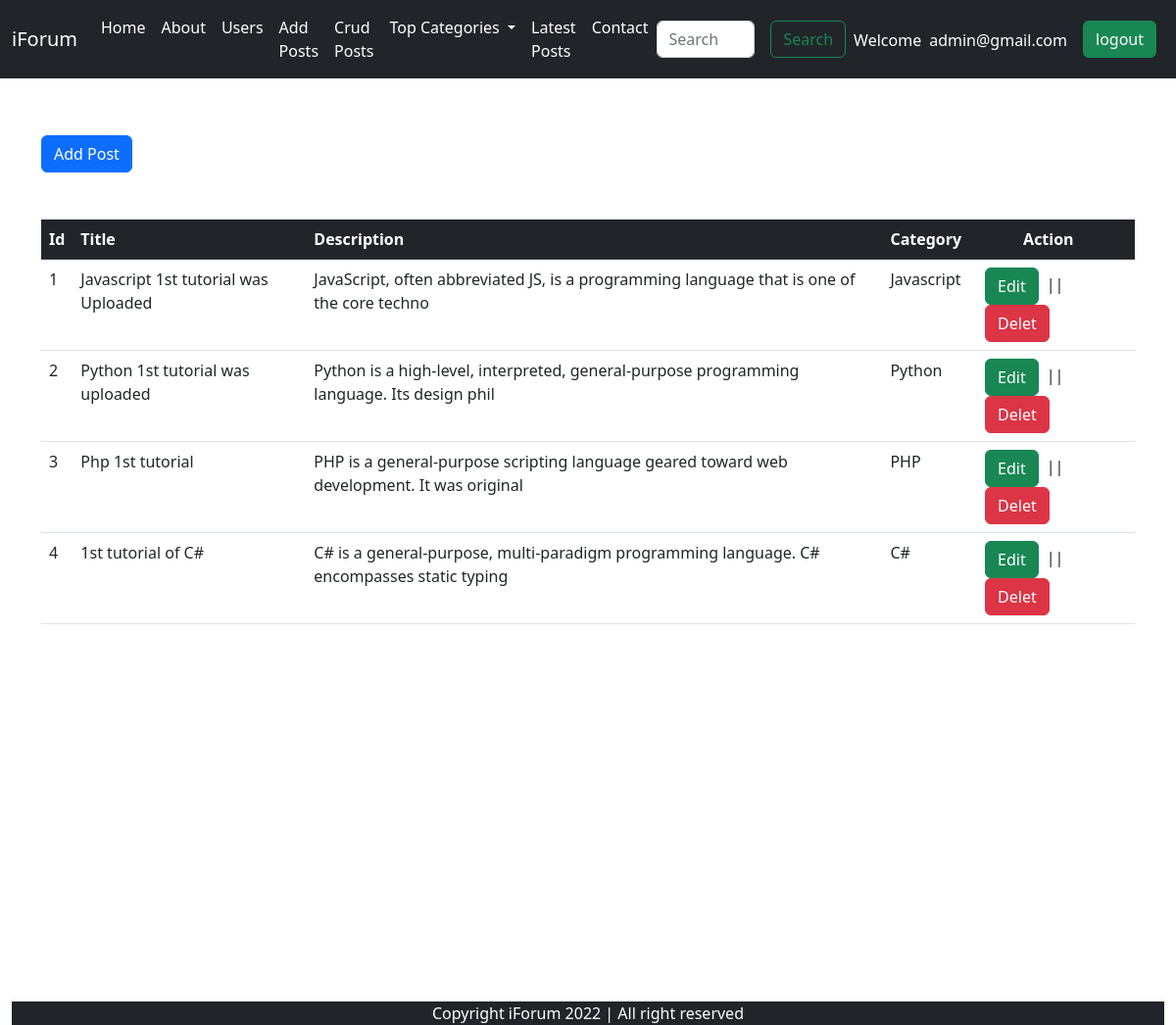
The app's page /crud_post.php (signed in) with its own data.
### tables this page shows
CREATE TABLE `post` (
  `id` int(11) NOT NULL,
  `title` varchar(255) NOT NULL,
  `description` text NOT NULL,
  `category_id` varchar(50) NOT NULL,
  `image` varchar(250) NOT NULL,
  `time` datetime NOT NULL DEFAULT current_timestamp()
);

CREATE TABLE `category` (
  `id` int(11) NOT NULL,
  `category` varchar(255) NOT NULL,
  `description` text NOT NULL,
  `time` datetime NOT NULL DEFAULT current_timestamp()
);

### crud_post.php (the view, shortened to what this page needs)
<!DOCTYPE html>
<html lang="en">
<head>
    <link href="https://cdn.jsdelivr.net/npm/bootstrap@5.2.0-beta1/dist/css/bootstrap.min.css" rel="stylesheet"
>
</head>
<body>
    <?php
        include 'components/nav.php';
    ?>
    <div class="container mt-5 main-cont">
        <a href="post.php" class="btn btn-primary add-btn">Add Post</a>
        <table class="table">
            <thead class="table-dark ">
                <th>Id</th>
                <th>Title</th>
                <th>Description</th>
                <th>Category</th>
                <th id="act">Action</th>
            </thead>
            <tbody>
                <?php
                        $sql = "SELECT * FROM `post`";
                        $result = mysqli_query($conn,$sql);
                        $count = 0;
                        while($row = mysqli_fetch_assoc($result)){
                            $count = $count + 1;
                            $cat_id = $row['category_id'];
                            $a_sql = "SELECT * FROM `category` WHERE id = $cat_id;";
                            $a_result = mysqli_query($conn,$a_sql);
                            $a_row = mysqli_fetch_assoc($a_result);
                            $desc = $row['description'];
                            echo "<tr>
                                <td>" . $count . "</td>
                                <td>" . $row['title'] . "</td>
                                <td>" . substr($desc,0,90) . "</td>
                                <td>" .$a_row['category']. "</td>
                                <td><span class='p-2'><a href='edit_post.php?edit=".$row['id']."' class='btn btn-success'>Edit</a></span>||<span class='p-2'><a href='?delet=".$row['id']."' class='btn btn-danger'>Delet</a></span></td>
                                </tr>";
                            echo "<br>";
                        }
                    ?>
            </tbody>
        </table>
    </div>
<div class="container-fluid">
        <div class="copy">
            <p class="text-center text-white bg-dark mb-0">Copyright iForum 2022 | All right reserved </p>
        </div>
    </div>
</body>
</html>

### crud_post.php (style rules this page uses)
th#act { padding-left: 55px !important; }
.main-cont { padding-bottom: 369px; }
.add-btn { margin-bottom: -30px; }

### records on screen
post: title "Javascript 1st tutorial was Uploaded", description "JavaScript, often abbreviated JS, is a programming language that is one of the core techno", category.category "Javascript"
post: title "Python 1st tutorial was uploaded", description "Python is a high-level, interpreted, general-purpose programming language. Its design phil", category.category "Python"
post: title "Php 1st tutorial", description "PHP is a general-purpose scripting language geared toward web development. It was original", category.category "PHP"
post: title "1st tutorial of C#", description "C# is a general-purpose, multi-paradigm programming language. C# encompasses static typing", category.category "C#"

### other values on screen
$_SESSION['login_email'] "admin@gmail.com"
